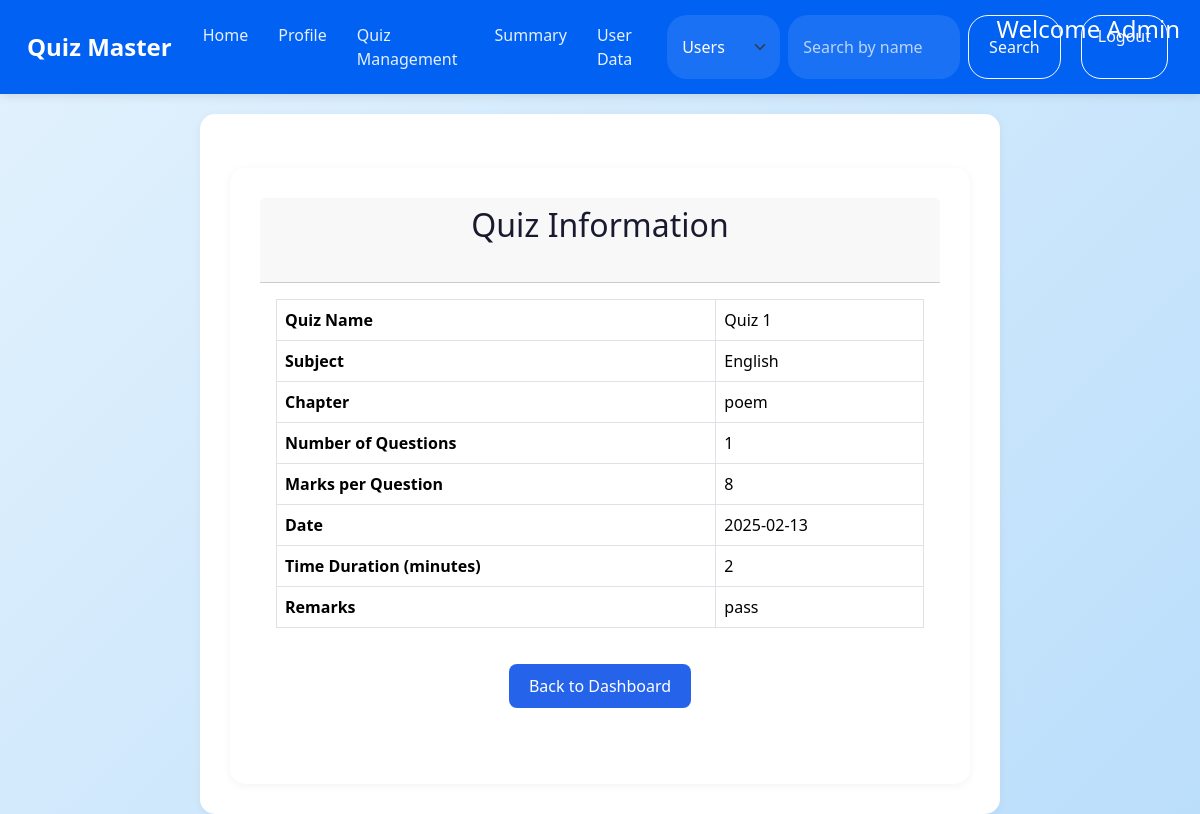
/quiz/1/show (signed in), run on an earlier commit of the app's database.
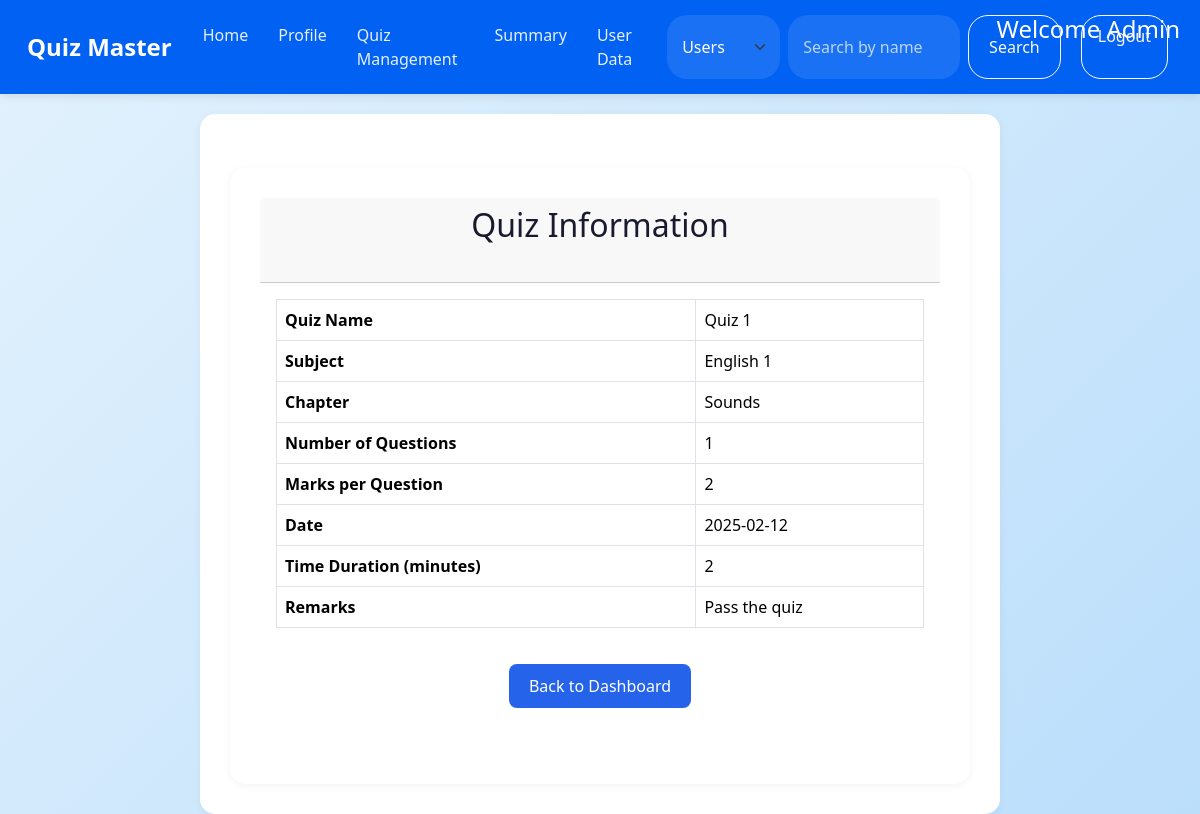
And on a later commit of the database.
### models.py (models this page shows)
class Subject(db.Model):
    id = db.Column(db.Integer, primary_key = True)
    name = db.Column(db.String(64), nullable = False, unique = True)
    description = db.Column(db.String(150))
    chapters = db.relationship('Chapter', backref='subject', cascade='all, delete')

class Chapter(db.Model):
    id = db.Column(db.Integer, primary_key = True)
    name = db.Column(db.String(64 ), nullable = False)
    description = db.Column(db.String(100))
    subject_id = db.Column(db.Integer, db.ForeignKey('subject.id'), nullable=False)

class Quiz(db.Model):
    id = db.Column(db.Integer, primary_key = True)
    name = db.Column(db.String(255), nullable = False)
    no_of_question = db.Column(db.Integer, nullable = False)
    marks = db.Column(db.Integer, nullable = False)
    date = db.Column(db.DateTime, default=datetime.utcnow)
    time = db.Column(db.Integer, default=int(datetime.utcnow().timestamp()))
    remark = db.Column(db.String(255))
    chapter_id = db.Column(db.Integer, db.ForeignKey('chapter.id'), nullable=False)
    questions = db.relationship('Question', backref='quiz', lazy=True)

### controllers/routes.py (the view)
@app.route('/quiz/<int:id>/show')
@admin_requried
def show_quiz(id):
    user = User.query.get(session['user_id'])
    quiz = Quiz.query.get_or_404(id)
    chapter = Chapter.query.get(quiz.chapter_id)
    subject = Subject.query.get(chapter.subject_id)
    return render_template('show_quiz_info.html', quiz=quiz, chapter=chapter, subject=subject, user=user)

### controllers/routes.py (called while the page is built)
def admin_requried(func):
    @wraps(func)
    def decorated_function(*args, **kwargs):
        if 'user_id' not in session:
            return redirect(url_for('login'))
        user = User.query.get(session['user_id'])
        if not user or not user.is_admin:  # Add user existence check
            return redirect(url_for('home'))
        return func(*args, **kwargs)
    return decorated_function

### templates/show_quiz_info.html (shortened to what this page needs)
{% extends 'layout.html' %}
{% block content %}
<div class="container mt-4">
    <div class="card custom-card">
        <div class="card-header">
            <h2 class="text-center">Quiz Information</h2>
        </div>
        <div class="card-body">
            <table class="table table-bordered">
                <tr>
                    <th>Quiz Name</th>
                    <td>{{ quiz.name }}</td>
                </tr>
                <tr>
                    <th>Subject</th>
                    <td>{{ subject.name }}</td>
                </tr>
                <tr>
                    <th>Chapter</th>
                    <td>{{ chapter.name }}</td>
                </tr>
                <tr>
                    <th>Number of Questions</th>
                    <td>{{ quiz.no_of_question }}</td>
                </tr>
                <tr>
                    <th>Marks per Question</th>
                    <td>{{ quiz.marks }}</td>
                </tr>
                <tr>
                    <th>Date</th>
                    <td>{{ quiz.date.strftime('%Y-%m-%d') }}</td>
                </tr>
                <tr>
                    <th>Time Duration (minutes)</th>
                    <td>{{ quiz.time }}</td>
                </tr>
                {% if quiz.remark %}
                <tr>
                    <th>Remarks</th>
                    <td>{{ quiz.remark }}</td>
                </tr>
                {% endif %}
            </table>
            <div class="text-center mt-3">
                <a href="{{ url_for('quiz_management') }}" class="btn btn-primary">Back to Dashboard</a>
            </div>
        </div>
    </div>
</div>
{% endblock %}

What changed in the data, as far as the page shows it:
changed Quiz "Quiz 1": marks "8" → "2"; date "2025-02-13" → "2025-02-12"; remark "pass" → "Pass the quiz"
changed Subject: name "English" → "English 1"
changed Chapter: name "poem" → "Sounds"
